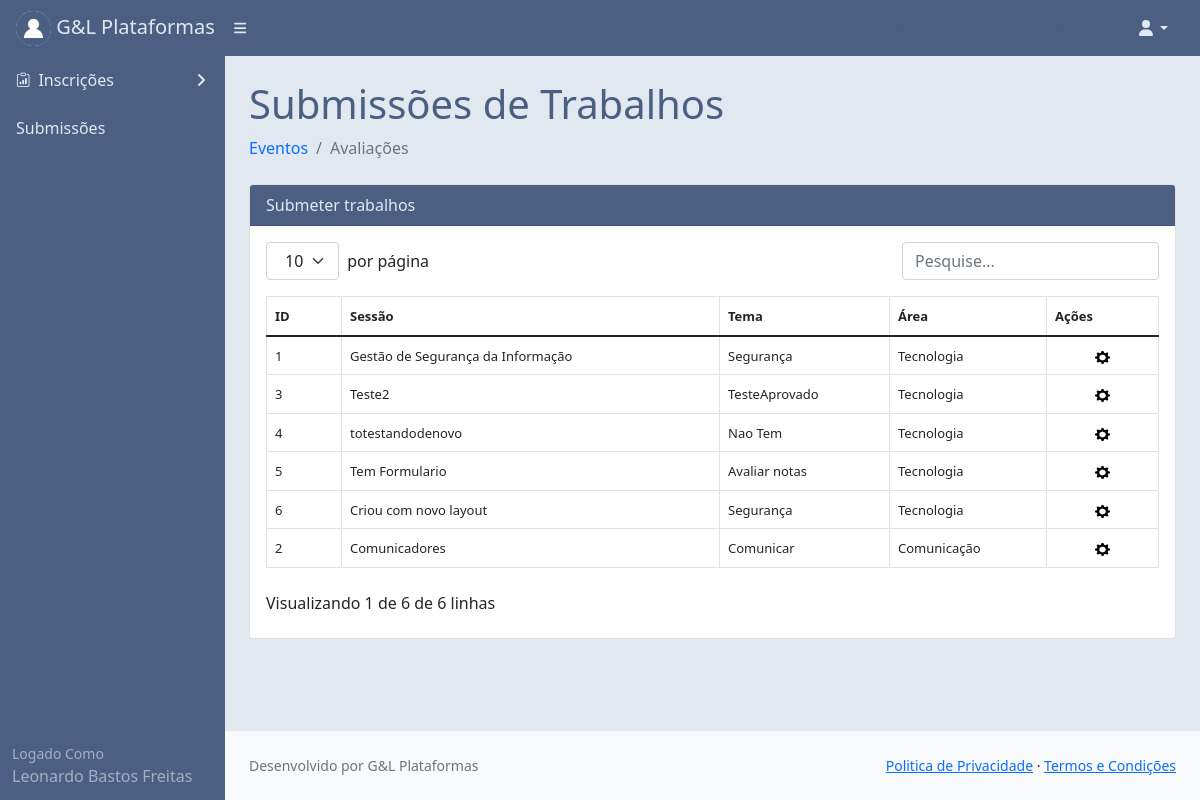
The app's page /submissoes/ (signed in) with its own data.
### core/models.py (models this page shows)
class Usuariocd(models.Model):
    cpf = models.CharField(max_length=11)
    nome = models.CharField(max_length=300)
    cep = models.CharField(max_length=8)
    nascimento = models.DateField()
    email = models.EmailField()
    endereco = models.CharField(max_length=500)
    cidade = models.CharField(max_length=150)
    bairro = models.CharField(max_length=150)
    pais = models.CharField(max_length=150)
    instituicao = models.CharField(max_length=150)
    cmp = models.CharField(max_length=3)
    categ = models.CharField(max_length=150)
    cinfo = models.CharField(max_length=3)
    gestor_plataforma = models.CharField(max_length=3)
    autor = models.CharField(max_length=3)
    avaliador = models.CharField(max_length=3)
    lider = models.CharField(max_length=3)
    id_usuario = models.BigIntegerField()
    contato = models.BigIntegerField(null=True)
    perfil = models.FileField(upload_to='')

class Sessoes(models.Model):
    data_criacao = models.DateTimeField(auto_now=True)
    nome = models.CharField(max_length=150)
    descricao = models.CharField(max_length=150)
    lider = models.CharField(max_length=150)
    tema = models.CharField(max_length=150)
    formulario = models.BigIntegerField()
    id_evento= models.BigIntegerField()

class Evento(models.Model):
    nome = models.CharField(max_length=150)
    cidade = models.CharField(max_length=150)
    estado = models.CharField(max_length=5)
    data_evento = models.DateTimeField()
    modalidade = models.CharField(max_length=150)
    status = models.CharField(max_length=30)
    data_criacao = models.DateTimeField(auto_now=True)
    logo = models.FileField(upload_to='')
    def get_data_evento(self):
        return self.data_evento.strftime('%d/%m/%Y às %H:%M')

### core/views.py (the view)
# urls.py: path('submissoes/', views.submissoes),
@login_required(login_url='/login/')
def submissoes(request):
    meuid = User.objects.filter(username=request.user)
    for m in meuid:
        mid = m.id
    usuarios = Usuariocd.objects.filter(id_usuario=mid)
    eventos = Evento.objects.filter(status='andamento')
    sessao = Sessoes.objects.all()
    dados = {'eventos': eventos,
             'usuarios': usuarios,
             'sessao':sessao}
    return render(request, 'submissoes.html', dados)

### templates/submissoes.html (shortened to what this page needs)
{% extends 'base.html' %}
{% load static %}
{% block content %}
<div id="layoutSidenav_content" style="background:#e2e8f0;">
                <main>
                    <div class="container-fluid px-4">
                        <h1 class="mt-4" style="color:#4B5F83;">Submissões de Trabalhos</h1>
                        <ol class="breadcrumb mb-4">
                            <li class="breadcrumb-item">
                                <a href="#" style="text-decoration:none;">Eventos</a></li>
                            <li class="breadcrumb-item active">Avaliações</li>
                        </ol>
                                <p class="mb-0">
                                  <div class="card">
                                 <div class="card-header" style="background:#4B5F83;color:#e2e8f0;">
                                     Submeter trabalhos
                                 </div>
                                <div class="card-body">
                                  <table class="table " id="datatablesSimple">
                                    <thead>
                                        <tr>
                                             <th><font size="2px">ID</font></th>
                                            <th><font size="2px">Sessão</font></th>
                                            <th><font size="2px">Tema</font></th>
                                            <th><font size="2px">Área</font></th>
                                            <th><font size="2px">Ações</font></th>
                                        </tr>
                                    </thead>
                                    <tbody>
                                            {% for eventos in eventos %}
                                            {% for sessao in sessao %}
                                            {% if sessao.id_evento == eventos.id %}
                                                                                 <tr>
                                             <td><font size="2px">{{sessao.id}}</font></td>
                                            <td><font size="2px">{{ sessao.nome }}  </font></td>
                                            <td><font size="2px">{{sessao.tema}}</font></td>
                                            <td><font size="2px">{{eventos.modalidade}}  </font></td>
                                            <td align="center"><font size="2px">
                                                <a type="button"
                                                  data-toggle="modal"
                                                  data-target="#modalacao{{sessao.id}}"
                                                  >
                                              <img width="15" height="15"
                                                    src={% static "assets/img/engrenagem.png" %} />
                                                </a>
                                            </font></td>
                                        </tr>
                                                 {% endif %}
                                            {% endfor %}
                                                {% endfor %}
                                    </tbody>
                                </table>
                                    </div>
                        </div>
                                </p>
                    </div>
                </main>
                <footer class="py-4 bg-light mt-auto">
                    <div class="container-fluid px-4">
                        <div class="d-flex align-items-center justify-content-between small">
                            <div class="text-muted">Desenvolvido por G&L Plataformas</div>
                            <div>
                                <a href="#">Politica de Privacidade</a>
                                &middot;
                                <a href="#">Termos e Condições</a>
                            </div>
                        </div>
                    </div>
                </footer>
            </div>
        </div>
{% endblock %}

### templates/base.html (shortened to what this page needs)
{% load static %}
<!DOCTYPE html>
<html lang="pt-br">
    <head>
        <link href={% static "css/styles.css" %} rel="stylesheet" />
        <link href={% static "css/step.css" %} rel="stylesheet" />
        <link href={% static "css/gira.css" %} rel="stylesheet" />
        <link rel="stylesheet" href="https://cdn.jsdelivr.net/npm/bootstrap-icons@1.3.0/font/bootstrap-icons.css">
    </head>
    <body>
        <nav class="sb-topnav navbar navbar-expand navbar-dark" style="background:#4B5F83;">
            <a class="navbar-brand ps-3" href="#" style="color:#e2e8f0;">
                {% for usuarios in usuarios %}
                <img src="/media/{{usuarios.perfil}}"
                     alt="Admin"
                     class="rounded-circle"
                     width="35" height="35"> G&L Plataformas
                {% endfor %}
            </a>
            <button class="btn btn-link btn-sm order-1 order-lg-0 me-4 me-lg-0" id="sidebarToggle" href="#!"><i class="fas fa-bars" style="color:#e2e8f0;"></i></button>
            <form class="d-none d-md-inline-block form-inline ms-auto me-0 me-md-3 my-2 my-md-0">
                <a href="#" style="text-decoration:none; color:#4B5F83;">
                </a>
                <a href="#" style="text-decoration:none; color:#4B5F83;">
                </a>
                <a href="/submissoes/" style="text-decoration:none; color:#4B5F83;">
                </a>
            </form>
            <ul class="navbar-nav ms-auto ms-md-0 me-3 me-lg-4">
                <li class="nav-item dropdown">
                    <a class="nav-link dropdown-toggle" id="navbarDropdown" href="#" role="button" data-bs-toggle="dropdown" aria-expanded="false" style="color:#e2e8f0;"><i class="fas fa-user fa-fw"></i></a>
                </li>
            </ul>
        </nav>
        <div id="layoutSidenav">
            <div id="layoutSidenav_nav" >
                <nav class="sb-sidenav accordion sb-sidenav-dark" id="sidenavAccordion" >
                    <div class="sb-sidenav-menu" style="background:#4B5F83;">
                        <div class="nav">
                             <a class="nav-link collapsed" href="#" data-bs-toggle="collapse" data-bs-target="#pagesCollapseAuth" aria-expanded="false" aria-controls="pagesCollapseAuth">
                                        <div class="sb-nav-link-icon" style="color:#e2e8f0;"><i class="bi bi-clipboard-data"></i></div>
                                        <div style="color:#e2e8f0;">Inscrições</div>
                                        <div class="sb-sidenav-collapse-arrow" style="color:#e2e8f0;"><i class="fas fa-angle-down"></i></div>
                                    </a>
                            <a class="nav-link" href="/submetidos/" style="color:#e2e8f0;">Submissões</a>
                        </div>
                    </div>
                    <div class="sb-sidenav-footer" style="background:#4B5F83;">
                        <div class="small" >Logado Como</div>
                        {% for usuarios in usuarios %}
                        {{usuarios.nome}}
                        {% endfor %}
                    </div>
                </nav>
            </div>
{% block content %}{% endblock %}
    </body>
</html>

### static/css/step.css (style rules this page uses)
:root { --prm-color: #0381ff; --prm-gray:#4B5F83; }

### records on screen
Usuariocd: perfil (picture), nome "Leonardo Bastos Freitas"
Evento: modalidade "Tecnologia"
Sessoes: id "1", nome "Gestão de Segurança da Informação", tema "Segurança"
Sessoes: id "3", nome "Teste2", tema "TesteAprovado"
Sessoes: id "4", nome "totestandodenovo", tema "Nao Tem"
Sessoes: id "5", nome "Tem Formulario", tema "Avaliar notas"
Sessoes: id "6", nome "Criou com novo layout", tema "Segurança"
Evento: modalidade "Comunicação"
Sessoes: id "2", nome "Comunicadores", tema "Comunicar"
